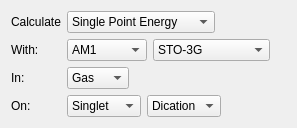
     <widget class="QWidget" name="basicWidget">
      <attribute name="title">
       <string>&amp;Basic Setup</string>
      </attribute>
      <layout class="QGridLayout">
       <item row="1" column="1">
        <layout class="QHBoxLayout">
         <item>
          <widget class="QComboBox" name="basicWithLeftCombo">
           <item>
            <property name="text">
             <string>AM1</string>
            </property>
           </item>
           <item>
            <property name="text">
             <string>PM3</string>
            </property>
           </item>
           <item>
            <property name="text">
             <string>RHF</string>
            </property>
           </item>
           <item>
            <property name="text">
             <string>B3LYP</string>
            </property>
           </item>
           <item>
            <property name="text">
             <string>MP2</string>
            </property>
           </item>
           <item>
            <property name="text">
             <string>CCSD(T)</string>
            </property>
           </item>
          </widget>
         </item>
         <item>
          <widget class="QComboBox" name="basicWithRightCombo">
           <property name="accessibleDescription">
            <string notr="true"/>
           </property>
           <item>
            <property name="text">
             <string>STO-3G</string>
            </property>
           </item>
           <item>
            <property name="text">
             <string>MINI</string>
            </property>
           </item>
           <item>
            <property name="text">
             <string>3-21G</string>
            </property>
           </item>
           <item>
            <property name="text">
             <string>6-31G(d)</string>
            </property>
           </item>
           <item>
            <property name="text">
             <string>6-31G(d,p)</string>
            </property>
           </item>
           <item>
            <property name="text">
             <string>6-31+G(d,p)</string>
            </property>
           </item>
           <item>
            <property name="text">
             <string>6-31+G(2d,p)</string>
            </property>
           </item>
           <item>
            <property name="text">
             <string>6-311++G(2d,p)</string>
            </property>
           </item>
           <item>
            <property name="text">
             <string>Core Potential</string>
            </property>
           </item>
          </widget>
         </item>
         <item>
          <spacer>
           <property name="orientation">
            <enum>Qt::Horizontal</enum>
           </property>
           <property name="sizeHint" stdset="0">
            <size>
             <width>16</width>
             <height>20</height>
            </size>
           </property>
          </spacer>
         </item>
        </layout>
       </item>
       <item row="3" column="1">
        <layout class="QHBoxLayout">
         <item>
          <widget class="QComboBox" name="basicOnLeftCombo">
           <item>
            <property name="text">
             <string>Singlet</string>
            </property>
           </item>
           <item>
            <property name="text">
             <string>Doublet</string>
            </property>
           </item>
           <item>
            <property name="text">
             <string>Triplet</string>
            </property>
           </item>
          </widget>
         </item>
         <item>
          <widget class="QComboBox" name="basicOnRightCombo">
           <item>
            <property name="text">
             <string>Dication</string>
            </property>
           </item>
           <item>
            <property name="text">
             <string>Cation</string>
            </property>
           </item>
           <item>
            <property name="text">
             <string>Neutral</string>
            </property>
           </item>
           <item>
            <property name="text">
             <string>Anion</string>
            </property>
           </item>
           <item>
            <property name="text">
             <string>Dianion</string>
            </property>
           </item>
          </widget>
         </item>
         <item>
          <spacer>
           <property name="orientation">
            <enum>Qt::Horizontal</enum>
           </property>
           <property name="sizeHint" stdset="0">
            <size>
             <width>40</width>
             <height>20</height>
            </size>
           </property>
          </spacer>
         </item>
        </layout>
       </item>
       <item row="3" column="0">
        <widget class="QLabel" name="label_5">
         <property name="text">
          <string>On:</string>
         </property>
         <property name="alignment">
          <set>Qt::AlignLeading|Qt::AlignLeft|Qt::AlignVCenter</set>
         </property>
         <property name="buddy">
          <cstring>basicOnLeftCombo</cstring>
         </property>
        </widget>
       </item>
       <item row="0" column="1">
        <layout class="QHBoxLayout">
         <item>
          <widget class="QComboBox" name="basicCalculateCombo">
           <item>
            <property name="text">
             <string>Single Point Energy</string>
            </property>
           </item>
           <item>
            <property name="text">
             <string>Equilibrium Geometry</string>
            </property>
           </item>
           <item>
            <property name="text">
             <string>Transition State</string>
            </property>
           </item>
           <item>
            <property name="text">
             <string>Frequencies</string>
            </property>
           </item>
          </widget>
         </item>
         <item>
          <spacer>
           <property name="orientation">
            <enum>Qt::Horizontal</enum>
           </property>
           <property name="sizeHint" stdset="0">
            <size>
             <width>40</width>
             <height>20</height>
            </size>
           </property>
          </spacer>
         </item>
        </layout>
       </item>
       <item row="2" column="1">
        <layout class="QHBoxLayout">
         <item>
          <widget class="QComboBox" name="basicInCombo">
           <item>
            <property name="text">
             <string>Gas</string>
            </property>
           </item>
           <item>
            <property name="text">
             <string>Water</string>
            </property>
           </item>
          </widget>
         </item>
         <item>
          <spacer>
           <property name="orientation">
            <enum>Qt::Horizontal</enum>
           </property>
           <property name="sizeHint" stdset="0">
            <size>
             <width>40</width>
             <height>20</height>
            </size>
           </property>
          </spacer>
         </item>
        </layout>
       </item>
       <item row="0" column="0">
        <widget class="QLabel" name="label">
         <property name="text">
          <string>Calculate</string>
         </property>
         <property name="alignment">
          <set>Qt::AlignLeading|Qt::AlignLeft|Qt::AlignVCenter</set>
         </property>
        </widget>
       </item>
       <item row="1" column="0">
        <widget class="QLabel" name="label_2">
         <property name="text">
          <string>With:</string>
         </property>
         <property name="alignment">
          <set>Qt::AlignLeading|Qt::AlignLeft|Qt::AlignVCenter</set>
         </property>
        </widget>
       </item>
       <item row="2" column="0">
        <widget class="QLabel" name="label_3">
         <property name="text">
          <string>In:</string>
         </property>
         <property name="alignment">
          <set>Qt::AlignLeading|Qt::AlignLeft|Qt::AlignVCenter</set>
         </property>
         <property name="buddy">
          <cstring>basicWithLeftCombo</cstring>
         </property>
        </widget>
       </item>
       <item row="4" column="0">
        <spacer>
         <property name="orientation">
          <enum>Qt::Vertical</enum>
         </property>
         <property name="sizeHint" stdset="0">
          <size>
           <width>20</width>
           <height>0</height>
          </size>
         </property>
        </spacer>
       </item>
      </layout>
     </widget>
